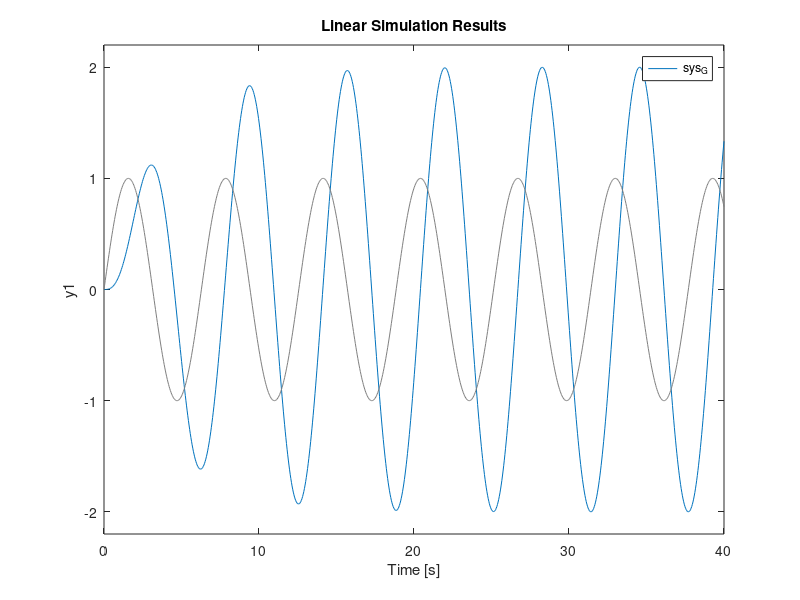

This figure's MATLAB source: (Note: this script raises an error after producing the figure.)
clear 
close all 
clc

w = 1;
zeta = 0.25;
w0 = 1;

num = w0^2;
den = [1, 2*zeta*w0, w0^2];

sys_G = tf(num, den);

t = linspace(0, 40, 1000);

u = sin(w *t);

lsim(sys_G, u, t);

grid;

%Hnadische berechnung für Winkel und verschiebung
Ampl = 2;
del_t = -(29.8 - 28.3);

phi = w * del_t;  

A = freqresp(sys_G, j*w);
B = abs(A);
C = angle(A);
C_deg = C * 180/pi;
y_stat = B * sin(w*t + C);
hold on 
plot(t, y_stat, 'r')

%Bode-Diagramm

figure 
bode(sys_G)
grid


%Nyquist-Diagramm

figure
nyquist(sys_G)
axis equal
hold on 
plot(A, 'r*')
grid
